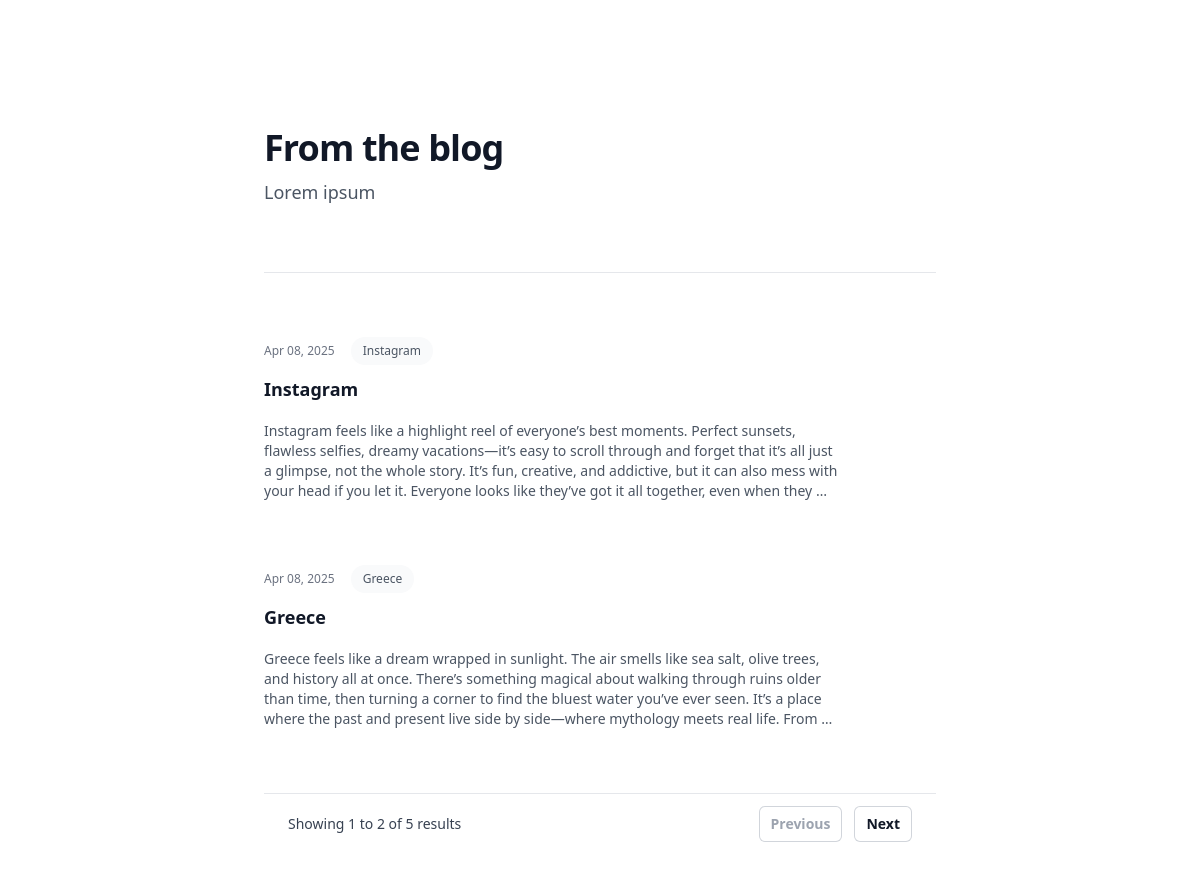
Screenshot of /blog/ with the database file from the repository.
### blog/models.py (models this page shows)
class Post(models.Model):
 author= models.ForeignKey(settings.AUTH_USER_MODEL, on_delete=models.CASCADE)
 title = models.CharField(max_length=255)
 slug= models.SlugField()
 body = models.TextField()
 publish = models.DateTimeField()
 created = models.DateTimeField(auto_now_add=True)
 updated = models.DateTimeField(auto_now=True)
 status = models.CharField(max_length=2,choices=Status.choices, default=Status.DRAFT)
 def get_absolute_url(self):
     return reverse('blog:post_detail', args=[
        self.publish.year,
        self.publish.month,
        self.publish.day,
        self.slug
    ])

### blog/views.py (the view)
# urls.py: path('', views.post_list, name='post_list'),
def post_list(request):
    posts_list = Post.objects.all().order_by('-publish')
    paginator = Paginator(posts_list, 2)
    page_number = request.GET.get('page')
    page_obj = paginator.get_page(page_number)
    return render(request, 'blog/post/list.html', {'page_obj': page_obj})

### blog/templates/blog/post/list.html (shortened to what this page needs)
<!doctype html>
<html>
<head>
    <script src="https://cdn.tailwindcss.com"></script>
</head>
<body>
    <div class="bg-white py-24 sm:py-32">
        <div class="mx-auto max-w-7xl px-6 lg:px-8">
            <div class="mx-auto max-w-2xl">
                <h2 class="text-3xl font-bold tracking-tight text-gray-900 sm:text-4xl">From the blog</h2>
                <p class="mt-2 text-lg leading-8 text-gray-600">Lorem ipsum</p>
                <div class="mt-10 space-y-16 border-t border-gray-200 pt-10 sm:mt-16 sm:pt-16">
                    {% for post in page_obj %}
                    <article class="flex max-w-xl flex-col items-start justify-between">
                        <div class="flex items-center gap-x-4 text-xs">
                            <time datetime="{{ post.publish }}" class="text-gray-500">{{ post.publish|date:"M d, Y" }}</time>
                            <a href="{{ post.get_absolute_url }}"
                               class="relative z-10 rounded-full bg-gray-50 px-3 py-1.5 font-medium text-gray-600 hover:bg-gray-100">{{ post.title }}</a>
                        </div>
                        <div class="group relative">
                            <h3 class="mt-3 text-lg font-semibold leading-6 text-gray-900 group-hover:text-gray-600">
                                <a href="{{ post.get_absolute_url }}">
                                    <span class="absolute inset-0"></span>
                                    {{ post.title }}
                                </a>
                            </h3>
                            <div class="mt-5">
                                <p class="text-sm text-gray-600">{{ post.body|truncatewords:60 }}</p>
                            </div>
                        </div>
                    </article>
                    {% endfor %}
                    <nav class="flex items-center justify-between border-t border-gray-200 bg-white px-4 py-3 sm:px-6"
                    aria-label="Pagination">
                    <div class="hidden sm:block">
                        <p class="text-sm text-gray-700">
                            Showing
                            <span class="font-medium">{{ page_obj.start_index }}</span>
                            to
                            <span class="font-medium">{{ page_obj.end_index }}</span>
                            of
                            <span class="font-medium">{{ page_obj.paginator.count }}</span>
                            results
                        </p>
                    </div>
                    <div class="flex flex-1 justify-between sm:justify-end">
                        {% if page_obj.has_previous %}
                        <a href="?page={{ page_obj.previous_page_number }}"
                            class="relative inline-flex items-center rounded-md bg-white px-3 py-2 text-sm font-semibold text-gray-900 ring-1 ring-inset ring-gray-300 hover:bg-gray-50 focus-visible:outline-offset-0">Previous</a>
                            {% else %}
                            <span class="relative inline-flex items-center rounded-md bg-white px-3 py-2 text-sm font-semibold text-gray-400 ring-1 ring-inset ring-gray-300 cursor-not-allowed">Previous</span>
                            {% endif %}
                            {% if page_obj.has_next %}
                            <a href="?page={{ page_obj.next_page_number }}"
                            class="relative ml-3 inline-flex items-center rounded-md bg-white px-3 py-2 text-sm font-semibold text-gray-900 ring-1 ring-inset ring-gray-300 hover:bg-gray-50 focus-visible:outline-offset-0">Next</a>
                            {% else %}
                            <span class="relative ml-3 inline-flex items-center rounded-md bg-white px-3 py-2 text-sm font-semibold text-gray-400 ring-1 ring-inset ring-gray-300 cursor-not-allowed">Next</span>
                            {% endif %}
                        </div>
                </nav>
                </div>
            </div>
        </div>
    </div>
</body>
</html>

### rows the page displays
Post: publish "Apr 08, 2025", title "Instagram", body "Instagram feels like a highlight reel of everyone’s best moments. Perfect sunsets, flawless selfies, dreamy vacations—it’s easy to scroll through and forget that it’s all just a glimpse, not the whole story. It’s fun, creative, and addictive, but it can also mess with your head if you let it. Everyone looks like they’ve got it all together, even when they …"
Post: publish "Apr 08, 2025", title "Greece", body "Greece feels like a dream wrapped in sunlight. The air smells like sea salt, olive trees, and history all at once. There’s something magical about walking through ruins older than time, then turning a corner to find the bluest water you’ve ever seen. It’s a place where the past and present live side by side—where mythology meets real life. From …"

### other values shown
{{ page_obj.start_index }} "1"
{{ page_obj.end_index }} "2"
{{ page_obj.paginator.count }} "5"
